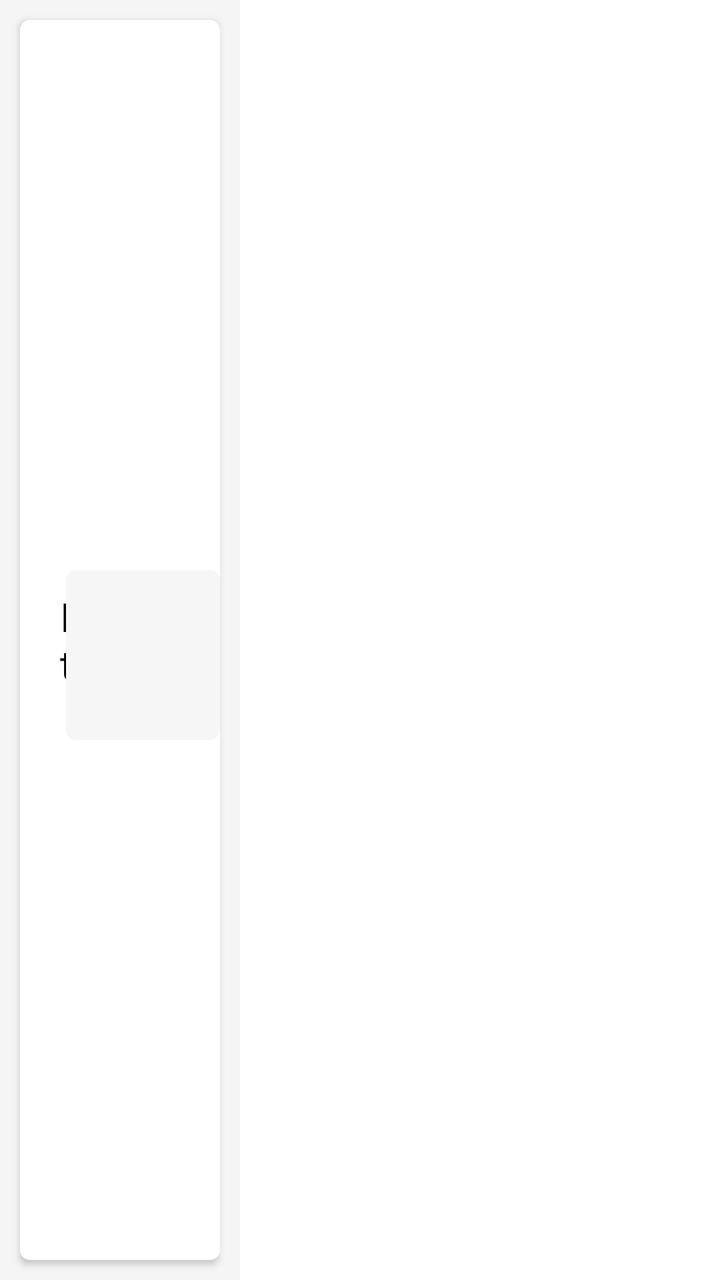
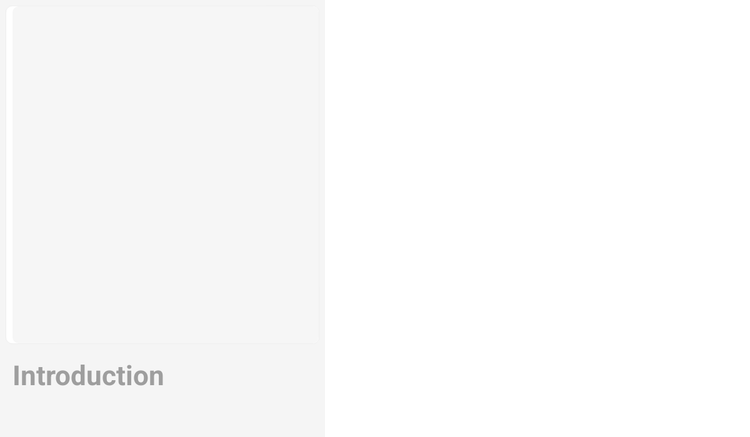

First picture: res/layout/ on a phone held upright. Second picture: the repository's own variant of that layout, on a device whose configuration matches the variant's folder. Source for both follows.
<!-- AndroidManifest.xml: application theme AppTheme -->
<!-- res/layout/content_list.xml -->
<?xml version="1.0" encoding="utf-8"?>
<LinearLayout xmlns:android="http://schemas.android.com/apk/res/android"
    xmlns:app="http://schemas.android.com/apk/res-auto"
    android:layout_width="120dp"
    android:layout_height="match_parent"
    xmlns:card_view="http://schemas.android.com/tools"
    android:orientation="vertical"
    android:background="@color/md_grey_100">

        <android.support.v7.widget.CardView
            android:background="@color/md_grey_100"
            android:id="@+id/card_view"
            android:layout_width="match_parent"
            android:layout_height="match_parent"
            android:layout_gravity="center"
            android:layout_margin="10dp"
            android:elevation="10dp"
            card_view:cardCornerRadius="5dp"
            card_view:contentPadding="0dp">

                <RelativeLayout
                    android:background="@color/white"
                    android:orientation="horizontal"
                    android:layout_width="match_parent"
                    android:layout_height="match_parent" >

                        <TextView
                            android:lines="2"
                            android:minLines="2"
                            android:singleLine="false"
                            android:paddingLeft="20dp"
                            android:id="@+id/chapter"
                            android:textColor="#000000"
                            android:textSize="20sp"
                            android:textStyle="normal"
                            android:layout_gravity="center"
                            android:text="Introduction"
                            android:layout_width="wrap_content"
                            android:layout_height="70dp"
                            android:gravity="center_vertical"
                            android:layout_centerVertical="true"
                            android:layout_centerHorizontal="true" />

                        <TextView
                            android:textSize="15dp"
                            android:text="00:00"
                            android:layout_width="wrap_content"
                            android:layout_height="wrap_content"
                            android:layout_alignParentRight="true"
                            android:layout_marginRight="1dp"
                            android:layout_alignRight="@+id/image_arrow"
                            android:layout_alignEnd="@+id/image_arrow"
                            android:id="@+id/tv_length"
                            android:layout_alignLeft="@+id/image_arrow"
                            android:layout_alignStart="@+id/image_arrow"
                            android:layout_alignBottom="@+id/chapter_thumb" />

                        <ImageView
                            android:background="@drawable/botton_shape"
                            android:id="@+id/chapter_thumb"
                            android:layout_width="85dp"
                            android:layout_gravity="left"
                            android:layout_height="85dp"
                            android:layout_marginLeft="23dp"
                            android:layout_marginStart="23dp"
                            android:layout_alignTop="@+id/chapter"
                            android:layout_alignParentLeft="true"
                            android:layout_alignParentStart="true" />
                </RelativeLayout>
        </android.support.v7.widget.CardView>
</LinearLayout>
<!-- resources referenced by this layout -->
<resources>
  <color name="md_grey_100">#F5F5F5</color>
  <color name="white">#ffffff</color>
  <!-- drawable botton_shape (drawable) -->
  <?xml version="1.0" encoding="utf-8"?>
  <shape xmlns:android="http://schemas.android.com/apk/res/android" >
      <solid android:color="#F6F6F6" />
      
      <corners android:radius="5dip" />
  </shape>
  <style name="AppTheme" parent="android:Theme.Holo.Light">
          
          <item name="colorPrimary">@color/white</item>
          <item name="colorPrimaryDark">@color/colorPrimaryDark</item>
          <item name="colorAccent">@color/colorAccent</item>
          <item name="android:actionBarStyle">@style/ActionBar</item>
      </style>
  <color name="colorPrimaryDark">#FFCA28</color>
  <color name="colorAccent">#D32F2F</color>
  <style name="ActionBar" parent="android:style/Widget.Holo.Light.ActionBar">
      <item name="android:background">#ffff</item>
  </style>
</resources>
<!-- res/layout-sw600dp/content_list.xml (the repository's variant of the layout above) -->
<!-- drawn on a 7-inch tablet held upright -->
<?xml version="1.0" encoding="utf-8"?>
<LinearLayout xmlns:android="http://schemas.android.com/apk/res/android"
    xmlns:app="http://schemas.android.com/apk/res-auto"
    android:layout_width="260dp"
    android:layout_height="350dp"
    xmlns:card_view="http://schemas.android.com/tools"
    android:orientation="vertical"
    android:background="@color/md_grey_100">

        <android.support.v7.widget.CardView
            android:background="@color/md_grey_600"
            android:id="@+id/card_view"
            android:layout_width="match_parent"
            android:layout_height="270dp"
            android:layout_gravity="center"
            android:layout_margin="5dp"
            android:elevation="10dp"
            card_view:cardCornerRadius="5dp"
            card_view:contentPadding="0dp">

                <RelativeLayout
                    android:background="@color/white"
                    android:orientation="horizontal"
                    android:layout_width="match_parent"
                    android:layout_height="match_parent" >


                        <ImageView
                            android:background="@drawable/botton_shape"
                            android:id="@+id/chapter_thumb"
                            android:layout_width="match_parent"
                            android:layout_gravity="left"
                            android:layout_height="match_parent"
                            android:layout_marginLeft="5dp"
                            android:layout_alignParentLeft="true"
                            android:layout_alignParentStart="true"
                            android:layout_alignParentRight="true"
                            android:layout_alignParentEnd="true" />
                </RelativeLayout>
        </android.support.v7.widget.CardView>

        <TextView
            android:lines="2"
            android:minLines="2"
            android:singleLine="false"
            android:paddingLeft="10dp"
            android:id="@+id/chapter"
            android:textColor="@color/md_grey_500"
            android:textSize="22sp"
            android:textStyle="bold"
            android:layout_gravity="center"
            android:text="Introduction"
            android:layout_width="match_parent"
            android:layout_height="40dp"
            android:gravity="center_vertical"
            android:layout_alignParentLeft="true"
            android:layout_alignParentStart="true"
            android:layout_alignParentRight="true"
            android:layout_alignParentEnd="true" />
</LinearLayout>
<!-- resources referenced by the variant -->
<!-- as a 7-inch tablet held upright resolves them -->
<resources>
  <color name="md_grey_100">#F5F5F5</color>
  <color name="md_grey_500">#9E9E9E</color>
  <color name="md_grey_600">#757575</color>
  <color name="white">#ffffff</color>
  <!-- drawable botton_shape (drawable) -->
  <?xml version="1.0" encoding="utf-8"?>
  <shape xmlns:android="http://schemas.android.com/apk/res/android" >
      <solid android:color="#F6F6F6" />
      
      <corners android:radius="5dip" />
  </shape>
  <style name="AppTheme" parent="android:Theme.Holo.Light">
          
          <item name="colorPrimary">@color/white</item>
          <item name="colorPrimaryDark">@color/colorPrimaryDark</item>
          <item name="colorAccent">@color/colorAccent</item>
          <item name="android:actionBarStyle">@style/ActionBar</item>
      </style>
  <color name="colorPrimaryDark">#FFCA28</color>
  <color name="colorAccent">#D32F2F</color>
  <style name="ActionBar" parent="android:style/Widget.Holo.Light.ActionBar">
      <item name="android:background">#ffff</item>
  </style>
</resources>
